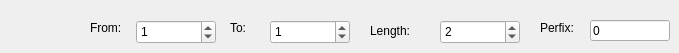
     <widget class="QWidget" name="tab_11">
      <attribute name="title">
       <string>Counter</string>
      </attribute>
      <widget class="QLabel" name="label_17">
       <property name="geometry">
        <rect>
         <x>90</x>
         <y>20</y>
         <width>60</width>
         <height>16</height>
        </rect>
       </property>
       <property name="text">
        <string>From:</string>
       </property>
      </widget>
      <widget class="QSpinBox" name="txtSSConLen">
       <property name="geometry">
        <rect>
         <x>440</x>
         <y>20</y>
         <width>80</width>
         <height>24</height>
        </rect>
       </property>
       <property name="maximum">
        <number>100000</number>
       </property>
       <property name="singleStep">
        <number>1</number>
       </property>
       <property name="value">
        <number>2</number>
       </property>
      </widget>
      <widget class="QLabel" name="label_43">
       <property name="geometry">
        <rect>
         <x>370</x>
         <y>20</y>
         <width>60</width>
         <height>21</height>
        </rect>
       </property>
       <property name="text">
        <string>Length:</string>
       </property>
      </widget>
      <widget class="QSpinBox" name="txtSSConFrom">
       <property name="geometry">
        <rect>
         <x>136</x>
         <y>20</y>
         <width>80</width>
         <height>24</height>
        </rect>
       </property>
       <property name="maximum">
        <number>100000</number>
       </property>
       <property name="value">
        <number>1</number>
       </property>
      </widget>
      <widget class="QLabel" name="label_44">
       <property name="geometry">
        <rect>
         <x>230</x>
         <y>20</y>
         <width>60</width>
         <height>16</height>
        </rect>
       </property>
       <property name="text">
        <string>To:</string>
       </property>
      </widget>
      <widget class="QLabel" name="label_42">
       <property name="geometry">
        <rect>
         <x>540</x>
         <y>20</y>
         <width>60</width>
         <height>16</height>
        </rect>
       </property>
       <property name="text">
        <string>Perfix:</string>
       </property>
      </widget>
      <widget class="QLineEdit" name="txtSSConPer">
       <property name="geometry">
        <rect>
         <x>590</x>
         <y>20</y>
         <width>80</width>
         <height>21</height>
        </rect>
       </property>
       <property name="text">
        <string>0</string>
       </property>
      </widget>
      <widget class="QSpinBox" name="txtSSConTo">
       <property name="geometry">
        <rect>
         <x>270</x>
         <y>20</y>
         <width>80</width>
         <height>24</height>
        </rect>
       </property>
       <property name="maximum">
        <number>100000</number>
       </property>
       <property name="value">
        <number>1</number>
       </property>
      </widget>
     </widget>
